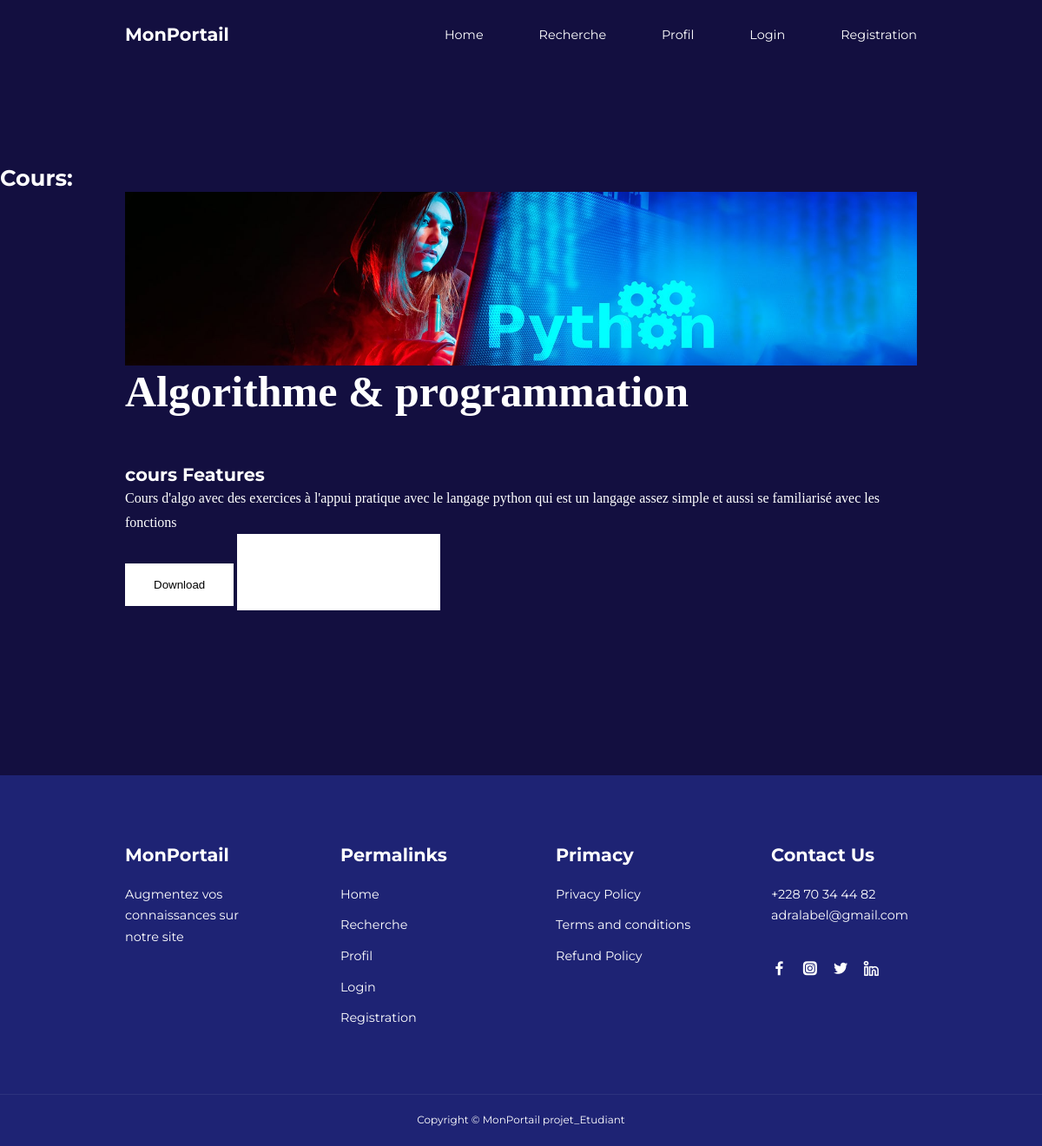
The page /cours_detail/3 on the database its author committed.
### app_partiel/models.py (models this page shows, shortened)
class Matiere(models.Model):
    title=models.CharField(max_length=100)
    description=models.TextField()
    category=models.CharField(choices=List_Matiere, max_length=5)
    mat_image=models.ImageField(upload_to='Cours')

### app_partiel/views.py (the view)
# urls.py: path("cours_detail/<int:pk>",CoursDetail.as_view(),name='coursdetail'),
class CoursDetail(View):
    def get(self, request, pk):
        matiere=Matiere.objects.get(pk=pk)
        return render(request,"app/cours_detail.html", locals())

### app_partiel/templates/app/cours_detail.html
{% extends 'app/base.html' %}
{% block main-content %}
<br><br><br><br><br><br><br>
<h3>Cours: </h3>
<div class="container">
    <div class="row flex justify-content-between">
        <div class="img2 col-lg-5 mg-5">
            <img src="{{matiere.mat_image.url}}" width="250px" height="200px"  class="image col-xs-6 col-sm-12 col-lg-12 mt-3 text-sm-center w-100 h-75" alt="">
        </div>
        <div class="coursdetail col-lg-5">
            <h1 style="font-family: Georgia; font-size: 50px;">{{matiere.title}}</h1>
            <br><br><h4>cours Features</h4>
            <ul class="fs-5" style="font-family: Rajdhani;">
                <li>{{matiere.description}}</li>
            </ul>
            <div class="buttons row flex" style="font-family: Rajdhani;">
                <button type="submit" class="d-grid gap-2 btn1 btn btn-danger p-1 m-1 btn-lg text-decoration-none text-white">Download</button>
                <div class="btn btn-dark p-1 m-1 btn-lg"><a href="{% url 'recherche' %}" class="text-decoration-none text-white"><br>Search similar on youtube</a></div>
            </div>
        </div>
    </div>
</div><br>
<br><br><br><br><br><br>
{% endblock main-content %}

### app_partiel/static/app/css/style1.css (style rules this page uses)
* { margin:0; padding:0; border:0; outline:0; text-decoration: none; list-style:none; box-sizing:border-box; }
:root { --color-primary:#0c0942; --color-success:#00bf8e; --color-warning:#f7c94b; --color-danger:#f75842; --color-danger-variant:rgba(247,88,66,0.4); --color-white:#fff; --color-light:rgba(255,255,255,0.7); --color-black:#000; --color-bg:#130f40; --color-bg1:#1e2374; --color-bg2:#2d337e; --container-width-lg:76%; --container-width-md:90%; --container-wdth-sm:94%; --transition:all 400ms ease; }
body { font-family: 'Montserrat', sans-serif; line-height:1.7; color:var(--color-white); background-color:var(--color-bg); }
.container { width:var(--container-width-lg); margin:0 auto; }
h1,h2,h3,h4,h5 { line-height: 1.2; }
h1 { font-size:2.4rem; }
h3 { font-size: 1.6rem; }
h4 { font-size: 1.3rem; }
a { color: var(--color-white); }
img { width:100%; display:block; object-fit:cover; }
.btn { display:inline-block; background:var(--color-white); color: var(--color-black); padding: 1rem 2rem; border:1px solid transparent; font-weight:500; transition:var(--transition); }

### rows shown on the page
Matiere: mat_image (picture), title "Algorithme & programmation", description "Cours d'algo avec des exercices à l'appui pratique avec le langage python qui est un langage assez simple et aussi se familiarisé avec les fonctions"
